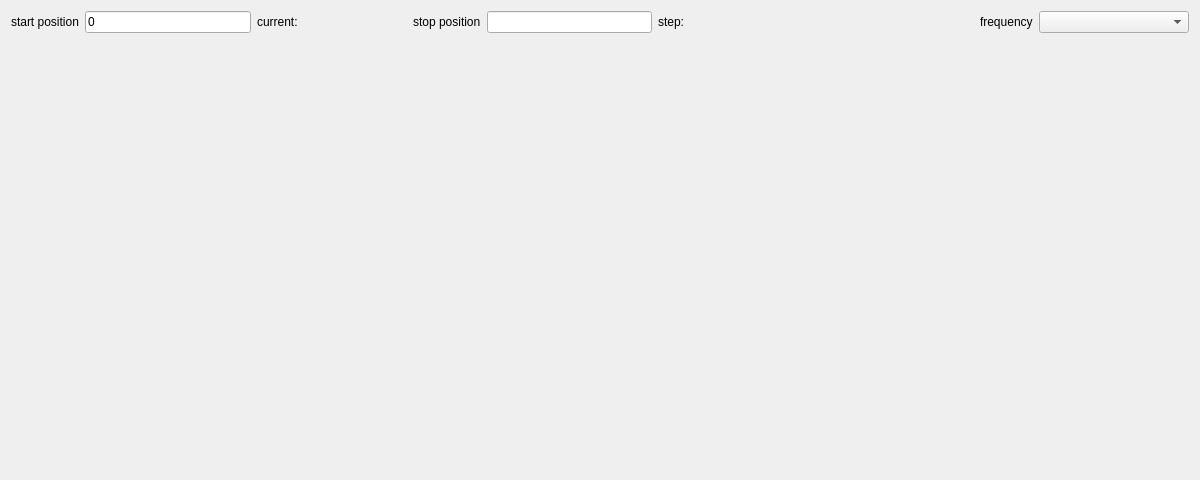
<?xml version="1.0" encoding="UTF-8"?>
<ui version="4.0">
 <class>FF_az</class>
 <widget class="QWidget" name="FF_az">
  <property name="geometry">
   <rect>
    <x>0</x>
    <y>0</y>
    <width>1200</width>
    <height>480</height>
   </rect>
  </property>
  <property name="windowTitle">
   <string>Form</string>
  </property>
  <layout class="QVBoxLayout" name="verticalLayout_2">
   <item>
    <layout class="QGridLayout" name="gridLayout">
     <item row="1" column="2">
      <widget class="QLineEdit" name="start_posEntry">
       <property name="text">
        <string>0</string>
       </property>
      </widget>
     </item>
     <item row="1" column="9">
      <widget class="QComboBox" name="freq_comboBox">
       <property name="sizePolicy">
        <sizepolicy hsizetype="Fixed" vsizetype="Preferred">
         <horstretch>0</horstretch>
         <verstretch>0</verstretch>
        </sizepolicy>
       </property>
       <property name="minimumSize">
        <size>
         <width>150</width>
         <height>0</height>
        </size>
       </property>
      </widget>
     </item>
     <item row="1" column="4">
      <widget class="QLabel" name="stop_posLabel">
       <property name="text">
        <string>stop position</string>
       </property>
      </widget>
     </item>
     <item row="1" column="0">
      <widget class="QLabel" name="start_pos_Label">
       <property name="text">
        <string>start position</string>
       </property>
      </widget>
     </item>
     <item row="1" column="8">
      <widget class="QLabel" name="freqLabel">
       <property name="text">
        <string>frequency</string>
       </property>
      </widget>
     </item>
     <item row="1" column="7">
      <spacer name="horizontalSpacer_3">
       <property name="orientation">
        <enum>Qt::Orientation::Horizontal</enum>
       </property>
       <property name="sizeHint" stdset="0">
        <size>
         <width>40</width>
         <height>20</height>
        </size>
       </property>
      </spacer>
     </item>
     <item row="1" column="3">
      <widget class="QLabel" name="current_posLabel">
       <property name="sizePolicy">
        <sizepolicy hsizetype="Fixed" vsizetype="Preferred">
         <horstretch>0</horstretch>
         <verstretch>0</verstretch>
        </sizepolicy>
       </property>
       <property name="minimumSize">
        <size>
         <width>150</width>
         <height>0</height>
        </size>
       </property>
       <property name="text">
        <string>current:</string>
       </property>
      </widget>
     </item>
     <item row="1" column="6">
      <widget class="QLabel" name="stepLabel">
       <property name="sizePolicy">
        <sizepolicy hsizetype="Fixed" vsizetype="Preferred">
         <horstretch>0</horstretch>
         <verstretch>0</verstretch>
        </sizepolicy>
       </property>
       <property name="minimumSize">
        <size>
         <width>150</width>
         <height>0</height>
        </size>
       </property>
       <property name="text">
        <string>step:</string>
       </property>
      </widget>
     </item>
     <item row="1" column="5">
      <widget class="QLineEdit" name="stop_posEntry"/>
     </item>
    </layout>
   </item>
   <item>
    <layout class="QHBoxLayout" name="horizontalLayout_3">
     <item>
      <widget class="QWidget" name="plot2DWidgetPlaceholder" native="true">
       <property name="sizePolicy">
        <sizepolicy hsizetype="Preferred" vsizetype="Fixed">
         <horstretch>0</horstretch>
         <verstretch>0</verstretch>
        </sizepolicy>
       </property>
       <property name="minimumSize">
        <size>
         <width>0</width>
         <height>350</height>
        </size>
       </property>
      </widget>
     </item>
     <item>
      <widget class="QWidget" name="plot3DWidgetPlaceholder" native="true">
       <property name="sizePolicy">
        <sizepolicy hsizetype="Preferred" vsizetype="Fixed">
         <horstretch>0</horstretch>
         <verstretch>0</verstretch>
        </sizepolicy>
       </property>
       <property name="minimumSize">
        <size>
         <width>0</width>
         <height>350</height>
        </size>
       </property>
      </widget>
     </item>
    </layout>
   </item>
   <item>
    <spacer name="verticalSpacer">
     <property name="orientation">
      <enum>Qt::Orientation::Vertical</enum>
     </property>
     <property name="sizeHint" stdset="0">
      <size>
       <width>20</width>
       <height>40</height>
      </size>
     </property>
    </spacer>
   </item>
  </layout>
 </widget>
 <resources/>
 <connections/>
</ui>
